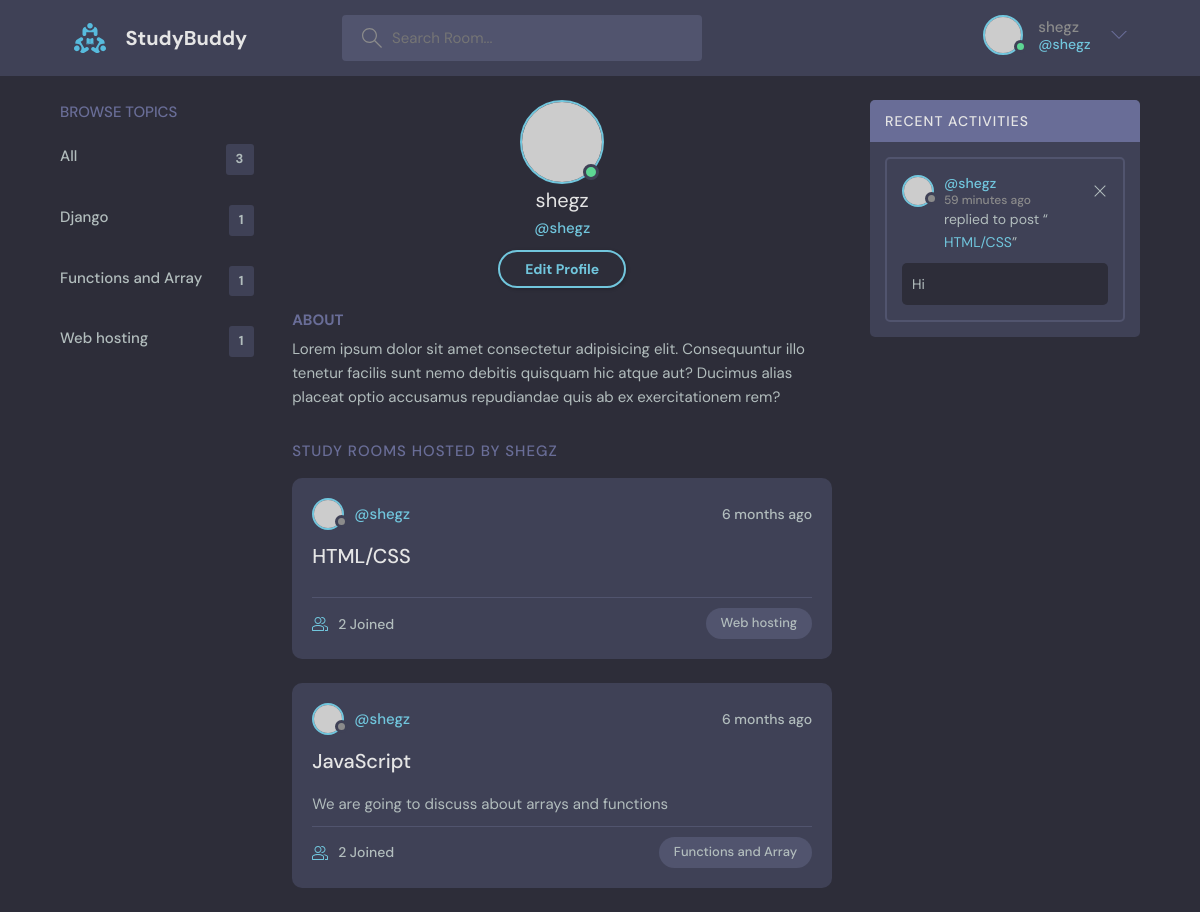
The app's page /user-profile/1/ (signed in) with its own data.
### base/models.py (models this page shows, shortened)
class Topic(models.Model):
    name = models.CharField(max_length=150)

class Room(models.Model):
    host = models.ForeignKey(User, on_delete=models.SET_NULL, null=True)
    topic = models.ForeignKey(Topic, on_delete=models.SET_NULL, null=True)
    name = models.CharField(max_length=200, null=True)
    description = models.TextField(null=True, blank=True)
    participants = models.ManyToManyField(
        User, related_name='participants', blank=True)
    updated = models.DateTimeField(auto_now=True)
    created = models.DateTimeField(auto_now_add=True)
    class Meta:
        ordering = ['-updated', '-created']
    def __str__(self):
        return self.name

class Message(models.Model):
    user = models.ForeignKey(User, on_delete=models.CASCADE)
    room = models.ForeignKey(Room, on_delete=models.CASCADE)
    body = models.TextField()
    updated = models.DateTimeField(auto_now=True)
    created = models.DateTimeField(auto_now_add=True)
    class Meta:
        ordering = ['-updated', '-created']

### base/views.py (the view)
# urls.py: path('user-profile/<str:pk>/', views.profilePage, name="user-profile"),
def profilePage(request, pk):
    user = User.objects.get(id=pk)
    rooms = user.room_set.all()
    room_messages = user.message_set.all()
    topics = Topic.objects.all()
    context = {'user': user, 'rooms': rooms,
               'room_messages': room_messages, 'topics': topics}
    return render(request, 'base/user_profile.html', context)

### base/templates/base/user_profile.html
{% extends 'main.html' %}
{% block content %}
<main class="profile-page layout layout--3">
    <div class="container">
        <div>
            {% include 'base/topics_component.html'%}
        </div>
        <div>
            <div class="profile">
                <div class="profile__avatar">
                    <div class="avatar avatar--large active">
                        <img
                            src="https://randomuser.me/api/portraits/men/11.jpg"
                            />
                    </div>
                </div>
                <div class="profile__info">
                    <h3>{{user.username}}</h3>
                    <p>@{{user.username}}</p>
                    {% if request.user == user %}
                    <a href="{% url 'edit-user'%}" class="btn btn--main btn--pill">Edit
                        Profile</a>
                    {%endif%}
                </div>
                <div class="profile__about">
                    <h3>About</h3>
                    <p>
                        Lorem ipsum dolor sit amet consectetur adipisicing elit.
                        Consequuntur illo tenetur
                        facilis sunt nemo debitis quisquam hic atque aut?
                        Ducimus alias placeat optio
                        accusamus repudiandae quis ab ex exercitationem rem?
                    </p>
                </div>
            </div>
            <div class="roomList__header">
                <div>
                  <h2>Study Rooms Hosted by {{user.username}}</a>
                  </h2>
                </div>
              </div>
            {% include 'base/feed_component.html'%}
        </div>
        <div>
            {% include 'base/activity_component.html'%}
        </div>
    </div>
</main>
{% endblock %}

### templates/navbar.html (shortened to what this page needs)
{% load static %}
<header class="header header--loggedIn">
    <div class="container">
        <a href="{% url 'home' %}" class="header__logo">
            <img src="{% static 'images/logo.svg' %}" />
            <h1>StudyBuddy</h1>
        </a>
        <form class="header__search" action="{% url 'home' %}" method="GET">
            <label>
                <input type="text" placeholder="Search Room..." name="q">
            </label>
        </form>
        <nav class="header__menu">
            <div class="header__user">
                {% if request.user.is_authenticated %}
                <a href="{% url 'user-profile' request.user.id%}">
                    <div class="avatar avatar--medium active">
                        <img src="https://randomuser.me/api/portraits/men/37.jpg" />
                    </div>
                    <p>{{request.user.username}} <span>@{{request.user}}</span></p>
                </a>
                {% else %}
                <a href="{% url 'login' %}">
                    <img src="{% static 'images/avatar.svg' %}" />
                    <p>Login</p>
                </a>
                {% endif %}
                <button class="dropdown-button">
                    <svg version="1.1" xmlns="http://www.w3.org/2000/svg" width="32" height="32" viewBox="0 0 32 32">
                        <title>chevron-down</title>
                        <path d="M16 21l-13-13h-3l16 16 16-16h-3l-13 13z"></path>
                    </svg>
                </button>
            </div>
        </nav>
    </div>
</header>

### base/templates/base/topics_component.html
<div class="topics">
    <div class="topics__header">
        <h2>Browse Topics</h2>
    </div>
    <ul class="topics__list">
        <li>
            <a href="{% url 'home' %}">All<span>{{topics.count}}</span></a>
        </li>
        {% for topic in topics %}
        <li>
            <a href="{% url 'home' %}?q={{ topic.name }}">{{topic.name}}<span>{{topic.room_set.all.count}}</span></a>
        </li>
        {% endfor %}
    </ul>
</div>

### base/templates/base/feed_component.html (shortened to what this page needs)
<div class="roomList">
    {% for i in rooms %}
    <div class="roomListRoom">
        <div class="roomListRoom__header">
            <a href="{% url 'user-profile' i.host.id %}" class="roomListRoom__author">
                <div class="avatar avatar--small">
                    <img src="https://randomuser.me/api/portraits/women/11.jpg" />
                </div>
                <span>@{{i.host.username}}</span>
            </a>
            <div class="roomListRoom__actions">
                <span>{{i.created|timesince}} ago</span>
            </div>
        </div>
        <div class="roomListRoom__content">
            <a href="{% url 'room' i.id%}">{{i.name}}</a>
            <p>
                {{i.description}}
            </p>
        </div>
        <div class="roomListRoom__meta">
            <a href="{% url 'room' i.id%}" class="roomListRoom__joined">
                {{i.participants.all.count}} Joined
            </a>
            <p class="roomListRoom__topic">{{i.topic.name}}</p>
        </div>
    </div>
    {% endfor %}
</div>

### base/templates/base/activity_component.html
<div class="activities">
    <div class="activities__header">
        <h2>Recent Activities</h2>
    </div>
    {% for m in room_messages %}
    <div class="activities__box">
        <div class="activities__boxHeader roomListRoom__header">
            <a href="{% url 'user-profile' m.user.id %}"
                class="roomListRoom__author">
                <div class="avatar avatar--small">
                    <img src="https://randomuser.me/api/portraits/women/11.jpg"
                        />
                </div>
                <p>
                    @{{m.user}}
                    <span>{{m.created|timesince}} ago</span>
                </p>
            </a>
            {% if request.user == m.user %}
            <div class="roomListRoom__actions">
                <a href="{% url 'delete-message' m.id %}">
                    <svg version="1.1" xmlns="http://www.w3.org/2000/svg"
                        width="32" height="32" viewBox="0 0 32 32">
                        <title>remove</title>
                        <path
                            d="M27.314 6.019l-1.333-1.333-9.98
                            9.981-9.981-9.981-1.333 1.333 9.981 9.981-9.981 9.98
                            1.333 1.333 9.981-9.98 9.98 9.98
                            1.333-1.333-9.98-9.98 9.98-9.981z"></path>
                    </svg>
                </a>
            </div>
            {% endif %}
        </div>
        <div class="activities__boxContent">
            <p>replied to post “<a href="{% url 'room' m.room.id%}">{{m.room}}</a>”</p>
            <div class="activities__boxRoomContent">
                <p>{{m.body}}</p>
            </div>
        </div>
    </div>
    {% endfor %}
</div>

### records on screen
Topic: name "Django", room_set.all.count "1"
Topic: name "Functions and Array", room_set.all.count "1"
Topic: name "Web hosting", room_set.all.count "1"
Room: host.username "shegz", created "6 months", name "HTML/CSS", participants.all.count "2", topic.name "Web hosting"
Room: host.username "shegz", created "6 months", name "JavaScript", description "We are going to discuss about arrays and functions", participants.all.count "2", topic.name "Functions and Array"
Message: user "shegz", created "59 minutes", room "HTML/CSS", body "Hi"

### other values on screen
{{ request.user.username }} "shegz"
{{ request.user }} "shegz"
{{ topics.count }} "3"
{{ user.username }} "shegz"
{{ user.username }} "SHEGZ"
